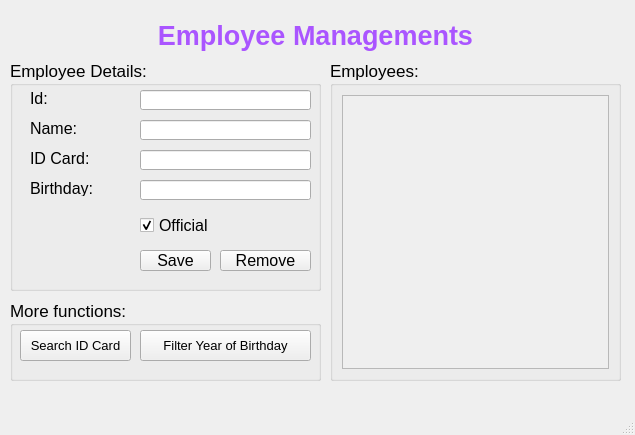
<?xml version="1.0" encoding="UTF-8"?>
<ui version="4.0">
 <class>MainWindow</class>
 <widget class="QMainWindow" name="MainWindow">
  <property name="geometry">
   <rect>
    <x>0</x>
    <y>0</y>
    <width>635</width>
    <height>435</height>
   </rect>
  </property>
  <property name="windowTitle">
   <string>MainWindow</string>
  </property>
  <widget class="QWidget" name="centralwidget">
   <widget class="QLabel" name="label">
    <property name="geometry">
     <rect>
      <x>10</x>
      <y>10</y>
      <width>611</width>
      <height>51</height>
     </rect>
    </property>
    <property name="font">
     <font>
      <pointsize>20</pointsize>
      <weight>75</weight>
      <bold>true</bold>
     </font>
    </property>
    <property name="styleSheet">
     <string notr="true">color: rgb(170, 85, 255);</string>
    </property>
    <property name="text">
     <string>Employee Managements</string>
    </property>
    <property name="alignment">
     <set>Qt::AlignCenter</set>
    </property>
   </widget>
   <widget class="QGroupBox" name="groupBox">
    <property name="geometry">
     <rect>
      <x>10</x>
      <y>60</y>
      <width>311</width>
      <height>231</height>
     </rect>
    </property>
    <property name="font">
     <font>
      <pointsize>13</pointsize>
     </font>
    </property>
    <property name="title">
     <string>Employee Details:</string>
    </property>
    <widget class="QLabel" name="label_2">
     <property name="geometry">
      <rect>
       <x>20</x>
       <y>30</y>
       <width>101</width>
       <height>16</height>
      </rect>
     </property>
     <property name="font">
      <font>
       <pointsize>12</pointsize>
      </font>
     </property>
     <property name="text">
      <string>Id:</string>
     </property>
    </widget>
    <widget class="QLabel" name="label_3">
     <property name="geometry">
      <rect>
       <x>20</x>
       <y>60</y>
       <width>101</width>
       <height>16</height>
      </rect>
     </property>
     <property name="font">
      <font>
       <pointsize>12</pointsize>
      </font>
     </property>
     <property name="text">
      <string>Name:</string>
     </property>
    </widget>
    <widget class="QLabel" name="label_4">
     <property name="geometry">
      <rect>
       <x>20</x>
       <y>90</y>
       <width>101</width>
       <height>16</height>
      </rect>
     </property>
     <property name="font">
      <font>
       <pointsize>12</pointsize>
      </font>
     </property>
     <property name="text">
      <string>ID Card:</string>
     </property>
    </widget>
    <widget class="QLabel" name="label_5">
     <property name="geometry">
      <rect>
       <x>20</x>
       <y>120</y>
       <width>101</width>
       <height>16</height>
      </rect>
     </property>
     <property name="font">
      <font>
       <pointsize>12</pointsize>
      </font>
     </property>
     <property name="text">
      <string>Birthday:</string>
     </property>
    </widget>
    <widget class="QLineEdit" name="lineEditId">
     <property name="geometry">
      <rect>
       <x>130</x>
       <y>30</y>
       <width>171</width>
       <height>20</height>
      </rect>
     </property>
    </widget>
    <widget class="QLineEdit" name="lineEditName">
     <property name="geometry">
      <rect>
       <x>130</x>
       <y>60</y>
       <width>171</width>
       <height>20</height>
      </rect>
     </property>
    </widget>
    <widget class="QLineEdit" name="lineEditIdCard">
     <property name="geometry">
      <rect>
       <x>130</x>
       <y>90</y>
       <width>171</width>
       <height>20</height>
      </rect>
     </property>
    </widget>
    <widget class="QLineEdit" name="lineEditBirthday">
     <property name="geometry">
      <rect>
       <x>130</x>
       <y>120</y>
       <width>171</width>
       <height>20</height>
      </rect>
     </property>
    </widget>
    <widget class="QCheckBox" name="checkBoxOfficial">
     <property name="geometry">
      <rect>
       <x>130</x>
       <y>150</y>
       <width>171</width>
       <height>31</height>
      </rect>
     </property>
     <property name="font">
      <font>
       <pointsize>12</pointsize>
      </font>
     </property>
     <property name="text">
      <string>Official</string>
     </property>
     <property name="checked">
      <bool>true</bool>
     </property>
    </widget>
    <widget class="QPushButton" name="pushButtonSave">
     <property name="geometry">
      <rect>
       <x>130</x>
       <y>190</y>
       <width>71</width>
       <height>21</height>
      </rect>
     </property>
     <property name="font">
      <font>
       <pointsize>12</pointsize>
      </font>
     </property>
     <property name="text">
      <string>Save</string>
     </property>
    </widget>
    <widget class="QPushButton" name="pushButtonRemove">
     <property name="geometry">
      <rect>
       <x>210</x>
       <y>190</y>
       <width>91</width>
       <height>21</height>
      </rect>
     </property>
     <property name="font">
      <font>
       <pointsize>12</pointsize>
      </font>
     </property>
     <property name="text">
      <string>Remove</string>
     </property>
    </widget>
   </widget>
   <widget class="QGroupBox" name="groupBox_2">
    <property name="geometry">
     <rect>
      <x>330</x>
      <y>60</y>
      <width>291</width>
      <height>321</height>
     </rect>
    </property>
    <property name="font">
     <font>
      <pointsize>13</pointsize>
     </font>
    </property>
    <property name="title">
     <string>Employees:</string>
    </property>
    <layout class="QVBoxLayout" name="verticalLayout_3">
     <item>
      <widget class="QScrollArea" name="scrollArea">
       <property name="widgetResizable">
        <bool>true</bool>
       </property>
       <widget class="QWidget" name="scrollAreaWidgetContents">
        <property name="geometry">
         <rect>
          <x>0</x>
          <y>0</y>
          <width>275</width>
          <height>289</height>
         </rect>
        </property>
        <layout class="QVBoxLayout" name="verticalLayout_2">
         <item>
          <layout class="QVBoxLayout" name="verticalLayoutButton"/>
         </item>
        </layout>
       </widget>
      </widget>
     </item>
    </layout>
   </widget>
   <widget class="QGroupBox" name="groupBox_3">
    <property name="geometry">
     <rect>
      <x>10</x>
      <y>300</y>
      <width>311</width>
      <height>81</height>
     </rect>
    </property>
    <property name="font">
     <font>
      <pointsize>13</pointsize>
     </font>
    </property>
    <property name="title">
     <string>More functions:</string>
    </property>
    <widget class="QPushButton" name="pushButtonSearchIdCard">
     <property name="geometry">
      <rect>
       <x>10</x>
       <y>30</y>
       <width>111</width>
       <height>31</height>
      </rect>
     </property>
     <property name="font">
      <font>
       <pointsize>10</pointsize>
      </font>
     </property>
     <property name="text">
      <string>Search ID Card</string>
     </property>
    </widget>
    <widget class="QPushButton" name="pushButtonFilterYearofBirthday">
     <property name="geometry">
      <rect>
       <x>130</x>
       <y>30</y>
       <width>171</width>
       <height>31</height>
      </rect>
     </property>
     <property name="font">
      <font>
       <pointsize>10</pointsize>
      </font>
     </property>
     <property name="text">
      <string>Filter Year of Birthday</string>
     </property>
    </widget>
   </widget>
  </widget>
  <widget class="QMenuBar" name="menubar">
   <property name="geometry">
    <rect>
     <x>0</x>
     <y>0</y>
     <width>635</width>
     <height>18</height>
    </rect>
   </property>
  </widget>
  <widget class="QStatusBar" name="statusbar"/>
 </widget>
 <resources/>
 <connections/>
</ui>
